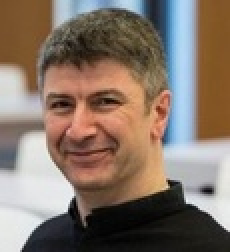
//> input picture cpp/dataset/ouerdane-henni.jpg, 115 x 126 px, shrunk from 160 x 176 before the run (shown 2 times larger); its folder holds 4 pictures in this run; the run also reads 2 pictures not shown here
$ ./base   (built with g++ and OpenCV 4)
//> lines starting //> are read from the running program, lines starting //| are printed output that depends on the picture
#include <opencv2/imgcodecs.hpp>
#include <opencv2/highgui.hpp>
#include <opencv2/imgproc.hpp>
#include <iostream>
#include <unistd.h>
#include <vector>
#include <filesystem>
#include <opencv2/objdetect.hpp>

using namespace std;
using namespace cv;
namespace fs = std::filesystem;

// Allow both manual file and full dataset folder modes
void FaceDetection(const string& singleImagePath = "") {
//> called with singleImagePath = ""
    // Correct, universal paths relative to the binary location
    fs::path datasetDir = "../dataset";
    fs::path resultsDir = "../results";
    fs::path cascadePath = "../teacher_dataset/haarcascade_frontalface_default.xml";

    // Create results directory if it doesn't exist
    if (!fs::exists(resultsDir)) {
        fs::create_directories(resultsDir);
    }

    // Load Haar cascade classifier
    CascadeClassifier faceCascade;
    if (!faceCascade.load(cascadePath.string())) {
        cerr << "Failed to load cascade classifier from: " << cascadePath << endl;
        return;
    }

    // Function to process a single image
    auto processImage = [&](const fs::path& imgPath) -> void {
        Mat img = imread(imgPath.string());
        if (img.empty()) {
            cerr << "Could not read image: " << imgPath << endl;
            return;
        }

        vector<Rect> faces;
        faceCascade.detectMultiScale(img, faces, 1.1, 10);
        cout << "Found " << faces.size() << " faces in " << imgPath << endl;

        for (const auto& face : faces) {
            rectangle(img, face.tl(), face.br(), Scalar(255, 0, 255), 3);
        }

        fs::path outFile = resultsDir / (imgPath.stem().string() + "_detected.jpg");
        if (!imwrite(outFile.string(), img)) {
            cerr << "Failed to save output image: " << outFile << endl;
        } else {
            cout << "Saved result to " << outFile << endl;
        }
    };

    // If a single image is provided
    if (!singleImagePath.empty()) {
        processImage(singleImagePath);
        return;
    }

    // Process all images in dataset directory
    if (!fs::exists(datasetDir)) {
        cerr << "Dataset directory does not exist: " << datasetDir << endl;
        return;
    }

    for (const auto& entry : fs::directory_iterator(datasetDir)) {
        if (entry.is_regular_file()) {
            processImage(entry.path());
        }
    }
//> this loop made 4 passes
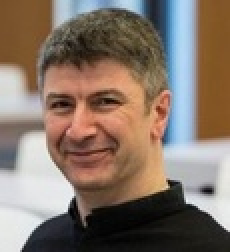
//> input picture cpp/dataset/ouerdane-henni.jpg, 115 x 126 px, shrunk from 160 x 176 before the run (shown 2 times larger)
//> pass 1, in FaceDetection, `processImage(entry.path());`:
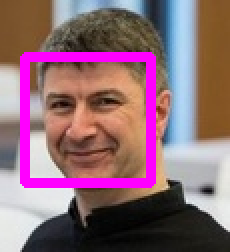
//> saved as ouerdane-henni_detected.jpg: 126 rows x 115 cols, CV_8UC3 (shown 2 times larger); mean B, G, R 117.3, 105.6, 142.3
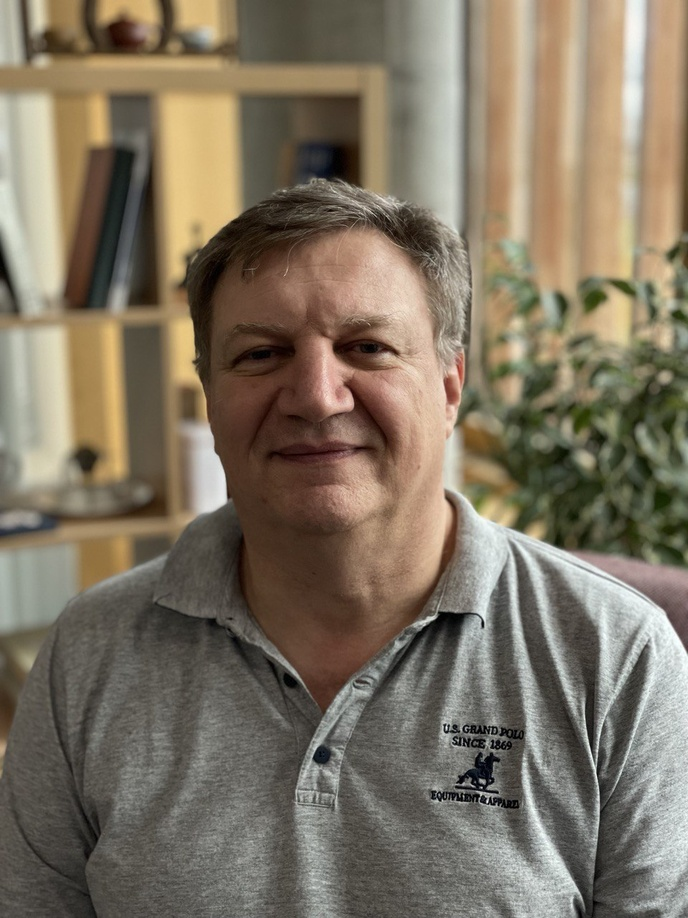
//> input picture cpp/dataset/karlo-nervi.jpg, 688 x 918 px, shrunk from 960 x 1280 before the run
//> pass 2, in FaceDetection, `processImage(entry.path());`:
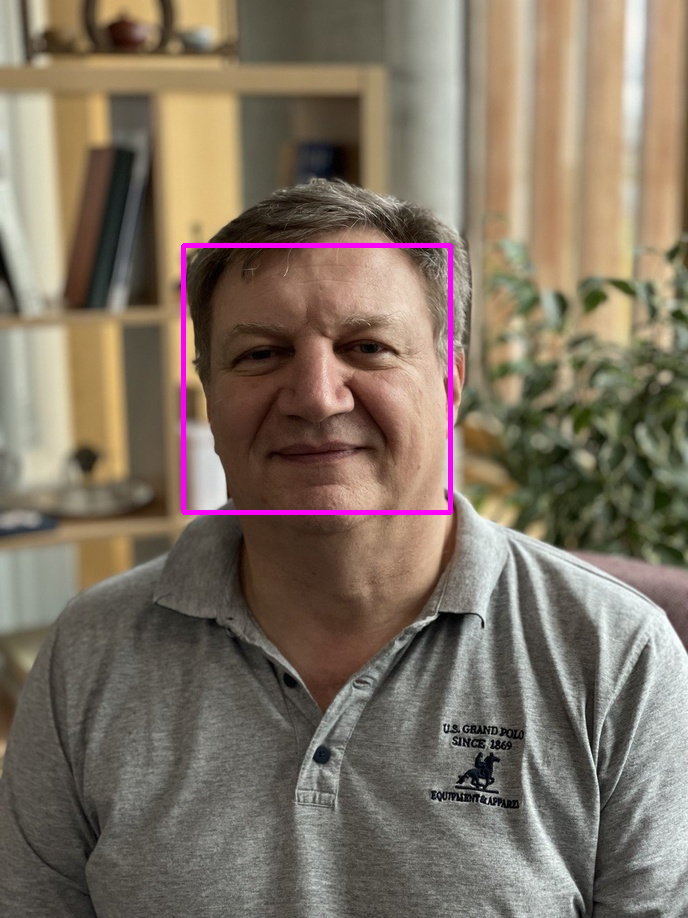
//> saved as karlo-nervi_detected.jpg: 918 rows x 688 cols, CV_8UC3; mean B, G, R 100.1, 115.1, 127.9
}

int main(int argc, char** argv) {
    if (argc > 1) {
        // Manual single-image mode
        FaceDetection(argv[1]);
    } else {
        // Default: process all dataset images
        FaceDetection();
    }
    return 0;
}
